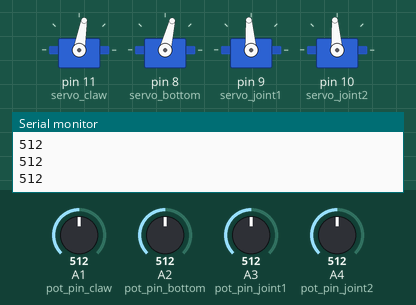
The sketch below on a simulated Arduino Uno, built with avr-gcc and run on an emulated ATmega328P. Shown: 4 × servo, the last lines printed to the serial monitor. The test bench sets the inputs (shaded band); at power-on: A1 (pot_pin_claw) = 512, A2 (pot_pin_bottom) = 512, A3 (pot_pin_joint1) = 512, A4 (pot_pin_joint2) = 512.

Above: at 1.2 s.
1.3 s: A1 (pot_pin_claw) set to 213
2.8 s: A1 (pot_pin_claw) set to 189
At 4.0 s:
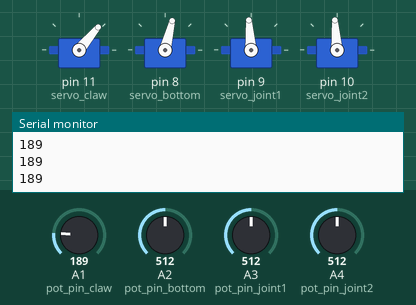
4.3 s: A2 (pot_pin_bottom) set to 716
At 5.2 s:
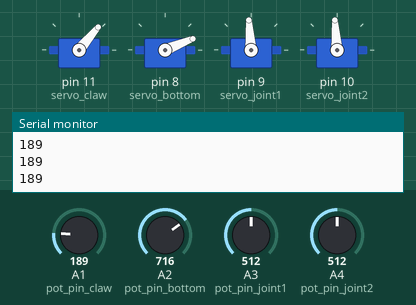
5.8 s: A3 (pot_pin_joint1) set to 716
At 6.4 s:
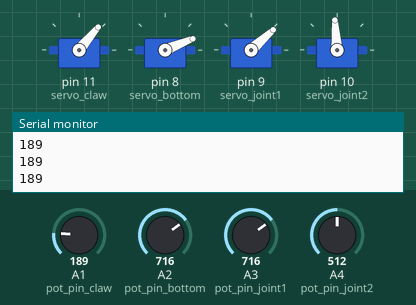
7.3 s: A4 (pot_pin_joint2) set to 716
At 8.5 s:
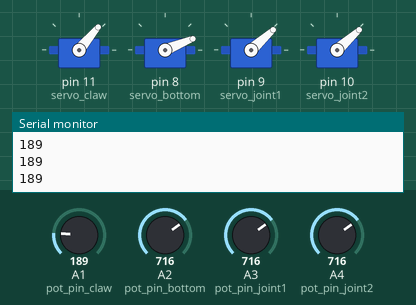
8.8 s: A2 (pot_pin_bottom) set to 992
At 9.9 s:
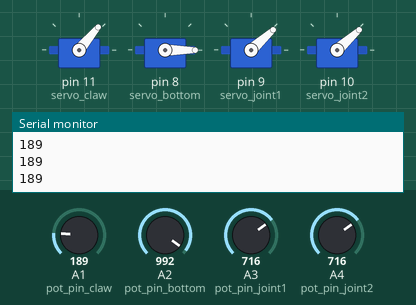
Timing chart, 0 to 11.3 s (numbered marks = the images above; inputs shaded):
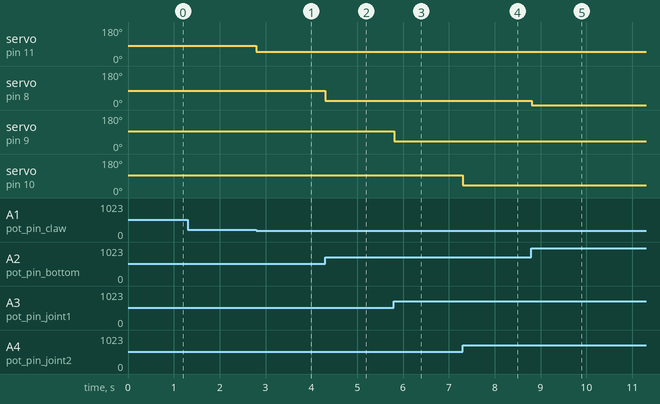

The sketch:

Robotical_Arm_Code.ino
```cpp
#include <Servo.h>

int pot_pin_claw = A1;
int pot_pin_bottom = A2;
int pot_pin_joint1 = A3;
int pot_pin_joint2 = A4;


int value_claw;
int value_bottom;
int value_joint1;
int value_joint2;

Servo servo_claw;
Servo servo_bottom;
Servo servo_joint1;
Servo servo_joint2;

void setup() {
  servo_claw.attach(11);
  servo_bottom.attach(8);
  servo_joint1.attach(9);
  servo_joint2.attach(10);
  Serial.begin(9600);
}

void loop() {
  int sen1=analogRead(A1);
  int sen2=analogRead(A2);
  int sen3=analogRead(A3);
  int sen4=analogRead(A4);
  Serial.println(sen1);
  //Serial.println(sen2);
  //Serial.println(sen3);
  //Serial.println(sen4);
  int pot_inputs[4];
  pot_inputs[0] = analogRead(pot_pin_claw);
  pot_inputs[1] = analogRead(pot_pin_bottom);
  pot_inputs[2] = analogRead(pot_pin_joint1);
  pot_inputs[3] = analogRead(pot_pin_joint2);

  if(pot_inputs[0] > 200) {
    value_claw = 1;
  } else {
    value_claw = 0;
  }

  value_bottom = map(pot_inputs[1], 110, 800, 180, 0);
  value_joint1 = map(pot_inputs[2], 170, 880, 180, 0);
  value_joint2 = map(pot_inputs[3], 170, 880, 180, 0);

  if(value_claw) {
    servo_claw.write(80);
  } else {
    servo_claw.write(50);
  }

  servo_bottom.write(value_bottom);
  servo_joint1.write(value_joint1);
  servo_joint2.write(value_joint2);

  delay(5);
}
```

Measured:
- the behaviour switches between 201 and 200 on A1 (pot_pin_claw) (found by bisection; images 0 and 1)
- after the input at 2.8 s, servo on pin 11 (servo_claw): 80° → 50° at once
- after the input at 4.3 s, servo on pin 8 (servo_bottom): 76° → 22° at once
- after the input at 5.8 s, servo on pin 9 (servo_joint1): 94° → 42° at once
- after the input at 7.3 s, servo on pin 10 (servo_joint2): 94° → 42° at once
- after the input at 8.8 s, servo on pin 8 (servo_bottom): 22° → 0° at once
